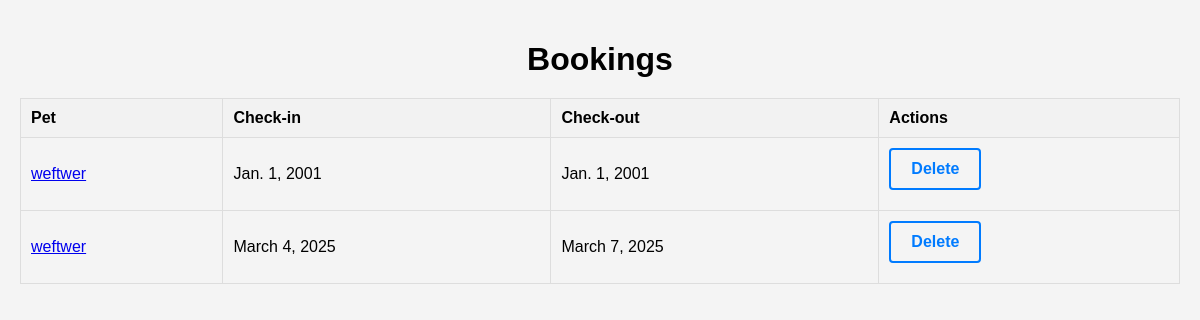
Screenshot of /dashboard/bookings/ with the database file from the repository.
### dashboard/models.py (models this page shows, shortened)
class Booking(models.Model):
    pet = models.ForeignKey(Pet, on_delete=models.CASCADE)
    check_in = models.DateField()
    check_out = models.DateField()

class Pet(models.Model):
    name = models.CharField(max_length=100)
    breed = models.CharField(max_length=100)
    age = models.IntegerField()
    owner = models.ForeignKey(Client, on_delete=models.CASCADE)
    notes = models.TextField(blank=True, null=True)

### dashboard/views.py (the view)
# urls.py: path('dashboard/bookings/', views.booking_list, name='booking_list'),
def booking_list(request):
    bookings = Booking.objects.all()
    return render(request, 'dashboard/booking_list.html', {'bookings': bookings})

### dashboard/templates/dashboard/booking_list.html (shortened to what this page needs)
<!DOCTYPE html>
<html>
<head>
    {% load static %}
    <link rel="stylesheet" type="text/css" href="{% static 'css/style.css' %}">
</head>
<body>
    <div class="container">
        <h1>Bookings</h1>
        <table>
            <thead>
                <tr>
                    <th>Pet</th>
                    <th>Check-in</th>
                    <th>Check-out</th>
                    <th>Actions</th>
                </tr>
            </thead>
            <tbody>
                {% for booking in bookings %}
                    <tr>
                        <td><a href="{% url 'booking_detail' booking.id %}">{{ booking.pet.name }}</a></td>
                        <td>{{ booking.check_in }}</td>
                        <td>{{ booking.check_out }}</td>
                        <td>
                            <a href="{% url 'delete_booking' booking.id %}" class="delete-button">Delete</a>
                        </td>
                    </tr>
                {% endfor %}
            </tbody>
        </table>
    </div>
</body>
</html>

### dashboard/static/css/style.css (style rules this page uses)
body { font-family: Arial, sans-serif; background-color: #f4f4f4; margin: 0; padding: 0; color: #000; }
.container { max-width: 1200px; margin: 0 auto; padding: 20px; }
h1 { text-align: center; margin-bottom: 20px; color: #000; }
table { width: 100%; border-collapse: collapse; margin-bottom: 20px; }
table, th, td { border: 1px solid #ddd; }
th, td { padding: 10px; text-align: left; }
th { background-color: #f2f2f2; }
.add-button, .delete-button { display: inline-block; margin-bottom: 10px; padding: 10px 20px; border: 2px solid #007bff; color: #007bff; text-decoration: none; border-radius: 4px; font-weight: bold; text-align: center; background-color: transparent; }

### rows the page displays
Booking: pet.name "weftwer", check_in "Jan. 1, 2001", check_out "Jan. 1, 2001"
Booking: pet.name "weftwer", check_in "March 4, 2025", check_out "March 7, 2025"
